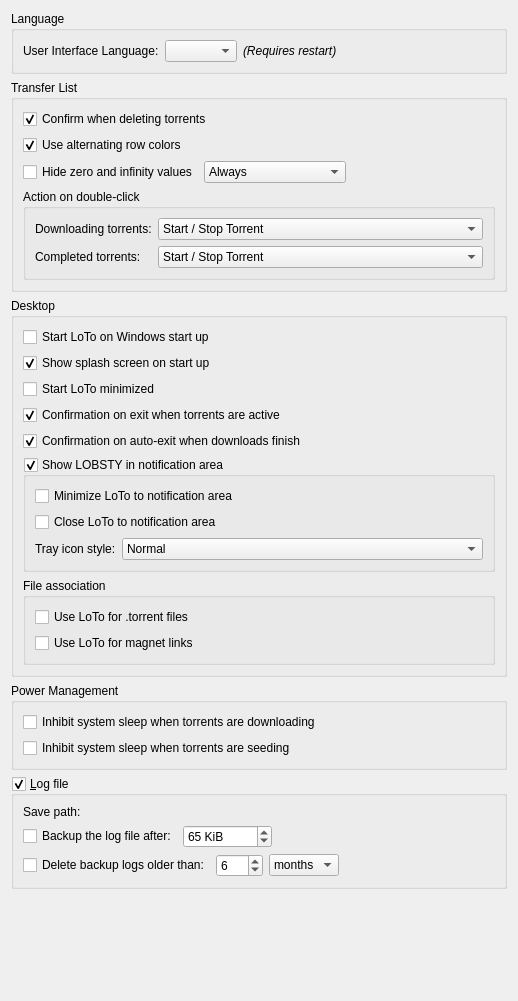
          <widget class="QWidget" name="scrollAreaWidgetContents">
           <property name="geometry">
            <rect>
             <x>0</x>
             <y>0</y>
             <width>518</width>
             <height>1001</height>
            </rect>
           </property>
           <layout class="QVBoxLayout" name="verticalLayout_9">
            <item>
             <widget class="QGroupBox" name="UISettingsBox">
              <property name="title">
               <string>Language</string>
              </property>
              <layout class="QVBoxLayout" name="verticalLayout_8">
               <item>
                <layout class="QHBoxLayout">
                 <item>
                  <widget class="QLabel" name="label_9">
                   <property name="text">
                    <string>User Interface Language:</string>
                   </property>
                  </widget>
                 </item>
                 <item>
                  <widget class="QComboBox" name="comboI18n">
                   <property name="minimumSize">
                    <size>
                     <width>0</width>
                     <height>0</height>
                    </size>
                   </property>
                   <property name="sizeAdjustPolicy">
                    <enum>QComboBox::AdjustToContents</enum>
                   </property>
                   <property name="modelColumn">
                    <number>0</number>
                   </property>
                  </widget>
                 </item>
                 <item>
                  <widget class="QLabel" name="lbl_i18n_info_2">
                   <property name="font">
                    <font>
                     <italic>true</italic>
                    </font>
                   </property>
                   <property name="text">
                    <string>(Requires restart)</string>
                   </property>
                   <property name="alignment">
                    <set>Qt::AlignLeading|Qt::AlignLeft|Qt::AlignVCenter</set>
                   </property>
                  </widget>
                 </item>
                 <item>
                  <spacer>
                   <property name="orientation">
                    <enum>Qt::Horizontal</enum>
                   </property>
                   <property name="sizeHint" stdset="0">
                    <size>
                     <width>40</width>
                     <height>20</height>
                    </size>
                   </property>
                  </spacer>
                 </item>
                </layout>
               </item>
              </layout>
             </widget>
            </item>
            <item>
             <widget class="QGroupBox" name="groupBox_4">
              <property name="title">
               <string>Transfer List</string>
              </property>
              <layout class="QVBoxLayout" name="verticalLayout_4">
               <item>
                <widget class="QCheckBox" name="confirmDeletion">
                 <property name="text">
                  <string>Confirm when deleting torrents</string>
                 </property>
                 <property name="checked">
                  <bool>true</bool>
                 </property>
                </widget>
               </item>
               <item>
                <widget class="QCheckBox" name="checkAltRowColors">
                 <property name="text">
                  <string extracomment="In transfer list, one every two rows will have grey background.">Use alternating row colors</string>
                 </property>
                 <property name="checked">
                  <bool>true</bool>
                 </property>
                </widget>
               </item>
               <item>
                <layout class="QHBoxLayout" name="horizontalLayout">
                 <item>
                  <widget class="QCheckBox" name="checkHideZero">
                   <property name="text">
                    <string>Hide zero and infinity values</string>
                   </property>
                  </widget>
                 </item>
                 <item>
                  <widget class="QComboBox" name="comboHideZero">
                   <item>
                    <property name="text">
                     <string>Always</string>
                    </property>
                   </item>
                   <item>
                    <property name="text">
                     <string>Paused torrents only</string>
                    </property>
                   </item>
                  </widget>
                 </item>
                 <item>
                  <spacer name="horizontalSpacer_10">
                   <property name="orientation">
                    <enum>Qt::Horizontal</enum>
                   </property>
                   <property name="sizeHint" stdset="0">
                    <size>
                     <width>0</width>
                     <height>0</height>
                    </size>
                   </property>
                  </spacer>
                 </item>
                </layout>
               </item>
               <item>
                <widget class="QGroupBox" name="groupBox_7">
                 <property name="font">
                  <font>
                   <weight>50</weight>
                   <bold>false</bold>
                  </font>
                 </property>
                 <property name="title">
                  <string>Action on double-click</string>
                 </property>
                 <property name="flat">
                  <bool>true</bool>
                 </property>
                 <layout class="QFormLayout" name="formLayout_3">
                  <item row="0" column="0">
                   <widget class="QLabel" name="lblDlList_2">
                    <property name="text">
                     <string>Downloading torrents:</string>
                    </property>
                   </widget>
                  </item>
                  <item row="0" column="1">
                   <widget class="QComboBox" name="actionTorrentDlOnDblClBox">
                    <property name="sizePolicy">
                     <sizepolicy hsizetype="Preferred" vsizetype="Fixed">
                      <horstretch>0</horstretch>
                      <verstretch>0</verstretch>
                     </sizepolicy>
                    </property>
                    <property name="currentIndex">
                     <number>0</number>
                    </property>
                    <item>
                     <property name="text">
                      <string>Start / Stop Torrent</string>
                     </property>
                    </item>
                    <item>
                     <property name="text">
                      <string>Open destination folder</string>
                     </property>
                    </item>
                    <item>
                     <property name="text">
                      <string>No action</string>
                     </property>
                    </item>
                   </widget>
                  </item>
                  <item row="1" column="0">
                   <widget class="QLabel" name="lblUploadList">
                    <property name="text">
                     <string>Completed torrents:</string>
                    </property>
                   </widget>
                  </item>
                  <item row="1" column="1">
                   <widget class="QComboBox" name="actionTorrentFnOnDblClBox">
                    <item>
                     <property name="text">
                      <string>Start / Stop Torrent</string>
                     </property>
                    </item>
                    <item>
                     <property name="text">
                      <string>Open destination folder</string>
                     </property>
                    </item>
                    <item>
                     <property name="text">
                      <string>No action</string>
                     </property>
                    </item>
                   </widget>
                  </item>
                 </layout>
                </widget>
               </item>
              </layout>
             </widget>
            </item>
            <item>
             <widget class="QGroupBox" name="systrayBox">
              <property name="title">
               <string>Desktop</string>
              </property>
              <layout class="QVBoxLayout" name="verticalLayout_12">
               <item>
                <widget class="QCheckBox" name="checkStartup">
                 <property name="text">
                  <string>Start LoTo on Windows start up</string>
                 </property>
                </widget>
               </item>
               <item>
                <widget class="QCheckBox" name="checkShowSplash">
                 <property name="text">
                  <string>Show splash screen on start up</string>
                 </property>
                 <property name="checked">
                  <bool>true</bool>
                 </property>
                </widget>
               </item>
               <item>
                <widget class="QCheckBox" name="checkStartMinimized">
                 <property name="text">
                  <string>Start LoTo minimized</string>
                 </property>
                </widget>
               </item>
               <item>
                <widget class="QCheckBox" name="checkProgramExitConfirm">
                 <property name="text">
                  <string>Confirmation on exit when torrents are active</string>
                 </property>
                 <property name="checked">
                  <bool>true</bool>
                 </property>
                </widget>
               </item>
               <item>
                <widget class="QCheckBox" name="checkProgramAutoExitConfirm">
                 <property name="text">
                  <string>Confirmation on auto-exit when downloads finish</string>
                 </property>
                 <property name="checked">
                  <bool>true</bool>
                 </property>
                </widget>
               </item>
               <item>
                <widget class="QGroupBox" name="checkShowSystray">
                 <property name="title">
                  <string>Show LOBSTY in notification area</string>
                 </property>
                 <property name="checkable">
                  <bool>true</bool>
                 </property>
                 <layout class="QVBoxLayout" name="verticalLayout_22">
                  <item>
                   <widget class="QCheckBox" name="checkMinimizeToSysTray">
                    <property name="text">
                     <string>Minimize LoTo to notification area</string>
                    </property>
                    <property name="checked">
                     <bool>false</bool>
                    </property>
                   </widget>
                  </item>
                  <item>
                   <widget class="QCheckBox" name="checkCloseToSystray">
                    <property name="text">
                     <string comment="i.e: The systray tray icon will still be visible when closing the main window.">Close LoTo to notification area</string>
                    </property>
                   </widget>
                  </item>
                  <item>
                   <layout class="QFormLayout" name="formLayout_4">
                    <item row="0" column="0">
                     <widget class="QLabel" name="labelTrayIconStyle">
                      <property name="text">
                       <string>Tray icon style:</string>
                      </property>
                     </widget>
                    </item>
                    <item row="0" column="1">
                     <widget class="QComboBox" name="comboTrayIcon">
                      <item>
                       <property name="text">
                        <string>Normal</string>
                       </property>
                      </item>
                      <item>
                       <property name="text">
                        <string>Monochrome (Dark theme)</string>
                       </property>
                      </item>
                      <item>
                       <property name="text">
                        <string>Monochrome (Light theme)</string>
                       </property>
                      </item>
                     </widget>
                    </item>
                   </layout>
                  </item>
                 </layout>
                </widget>
               </item>
               <item>
                <widget class="QGroupBox" name="groupFileAssociation">
                 <property name="title">
                  <string>File association</string>
                 </property>
                 <layout class="QVBoxLayout" name="verticalLayout_28">
                  <item>
                   <widget class="QCheckBox" name="checkAssociateTorrents">
                    <property name="text">
                     <string>Use LoTo for .torrent files</string>
                    </property>
                   </widget>
                  </item>
                  <item>
                   <widget class="QCheckBox" name="checkAssociateMagnetLinks">
                    <property name="text">
                     <string>Use LoTo for magnet links</string>
                    </property>
                   </widget>
                  </item>
                 </layout>
                </widget>
               </item>
              </layout>
             </widget>
            </item>
            <item>
             <widget class="QGroupBox" name="groupBox">
              <property name="title">
               <string>Power Management</string>
              </property>
              <layout class="QVBoxLayout" name="verticalLayout_16">
               <item>
                <widget class="QCheckBox" name="checkPreventFromSuspendWhenDownloading">
                 <property name="text">
                  <string>Inhibit system sleep when torrents are downloading</string>
                 </property>
                </widget>
               </item>
               <item>
                <widget class="QCheckBox" name="checkPreventFromSuspendWhenSeeding">
                 <property name="text">
                  <string>Inhibit system sleep when torrents are seeding</string>
                 </property>
                </widget>
               </item>
              </layout>
             </widget>
            </item>
            <item>
             <widget class="QGroupBox" name="checkFileLog">
              <property name="title">
               <string>&amp;Log file</string>
              </property>
              <property name="checkable">
               <bool>true</bool>
              </property>
              <property name="checked">
               <bool>true</bool>
              </property>
              <layout class="QVBoxLayout" name="verticalLayout_11">
               <item>
                <layout class="QHBoxLayout" name="horizontalLayout_7">
                 <item>
                  <widget class="QLabel" name="label_4">
                   <property name="sizePolicy">
                    <sizepolicy hsizetype="Preferred" vsizetype="Preferred">
                     <horstretch>0</horstretch>
                     <verstretch>0</verstretch>
                    </sizepolicy>
                   </property>
                   <property name="text">
                    <string>Save path:</string>
                   </property>
                  </widget>
                 </item>
                 <item>
                  <widget class="FileSystemPathLineEdit" name="textFileLogPath" native="true"/>
                 </item>
                </layout>
               </item>
               <item>
                <layout class="QHBoxLayout" name="horizontalLayout_8">
                 <property name="topMargin">
                  <number>0</number>
                 </property>
                 <item>
                  <widget class="QCheckBox" name="checkFileLogBackup">
                   <property name="text">
                    <string>Backup the log file after:</string>
                   </property>
                  </widget>
                 </item>
                 <item>
                  <widget class="QSpinBox" name="spinFileLogSize">
                   <property name="suffix">
                    <string> KiB</string>
                   </property>
                   <property name="minimum">
                    <number>1</number>
                   </property>
                   <property name="maximum">
                    <number>1024000</number>
                   </property>
                   <property name="value">
                    <number>65</number>
                   </property>
                  </widget>
                 </item>
                 <item>
                  <spacer name="horizontalSpacer_100">
                   <property name="orientation">
                    <enum>Qt::Horizontal</enum>
                   </property>
                   <property name="sizeHint" stdset="0">
                    <size>
                     <width>40</width>
                     <height>20</height>
                    </size>
                   </property>
                  </spacer>
                 </item>
                </layout>
               </item>
               <item>
                <layout class="QHBoxLayout" name="horizontalLayout_9">
                 <property name="topMargin">
                  <number>0</number>
                 </property>
                 <item>
                  <widget class="QCheckBox" name="checkFileLogDelete">
                   <property name="text">
                    <string>Delete backup logs older than:</string>
                   </property>
                  </widget>
                 </item>
                 <item>
                  <widget class="QSpinBox" name="spinFileLogAge">
                   <property name="minimum">
                    <number>1</number>
                   </property>
                   <property name="maximum">
                    <number>365</number>
                   </property>
                   <property name="value">
                    <number>6</number>
                   </property>
                  </widget>
                 </item>
                 <item>
                  <widget class="QComboBox" name="comboFileLogAgeType">
                   <property name="currentIndex">
                    <number>1</number>
                   </property>
                   <item>
                    <property name="text">
                     <string comment="Delete backup logs older than 10 months">days</string>
                    </property>
                   </item>
                   <item>
                    <property name="text">
                     <string comment="Delete backup logs older than 10 months">months</string>
                    </property>
                   </item>
                   <item>
                    <property name="text">
                     <string comment="Delete backup logs older than 10 years">years</string>
                    </property>
                   </item>
                  </widget>
                 </item>
                 <item>
                  <spacer name="horizontalSpacer_16">
                   <property name="orientation">
                    <enum>Qt::Horizontal</enum>
                   </property>
                   <property name="sizeHint" stdset="0">
                    <size>
                     <width>40</width>
                     <height>20</height>
                    </size>
                   </property>
                  </spacer>
                 </item>
                </layout>
               </item>
              </layout>
             </widget>
            </item>
            <item>
             <spacer name="verticalSpacer_4">
              <property name="orientation">
               <enum>Qt::Vertical</enum>
              </property>
              <property name="sizeHint" stdset="0">
               <size>
                <width>20</width>
                <height>40</height>
               </size>
              </property>
             </spacer>
            </item>
           </layout>
          </widget>
